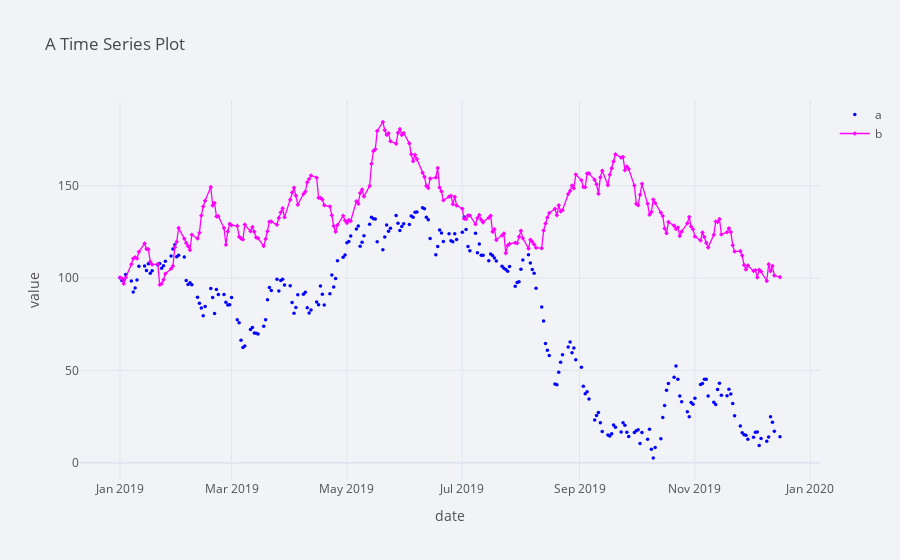

Notebook source saved alongside this figure:
### Code cell
plyo.iplot(df[['a', 'b']].iplot(asFigure=True, theme='polar', title='A Time Series Plot', xTitle='date', yTitle='value', mode={'a':'markers', 'b':'lines+markers'}, \
                                symbol={'a':'circle', 'b':'diamond'}, size=3.5, colors={'a':'blue', 'b':'magenta'}), image='png', filename='ply_02' )

### Figure 1 — Plotly figure (JSON) as saved in the notebook; plotly's stock layout.template omitted (floating-point values rounded to 4 significant figures; data arrays with more than 128 entries replaced by an {"elided": "..."} marker saying what was removed)
{"data": [{"line": {"color": "blue", "dash": "solid", "shape": "linear", "width": 1.3}, "marker": {"size": 3.5, "symbol": "circle"}, "mode": "markers", "name": "a", "text": "", "type": "scatter", "x": {"elided": "250 str values"}, "y": {"elided": "250 float values"}}, {"line": {"color": "magenta", "dash": "solid", "shape": "linear", "width": 1.3}, "marker": {"size": 3.5, "symbol": "diamond"}, "mode": "lines+markers", "name": "b", "text": "", "type": "scatter", "x": {"elided": "250 str values"}, "y": {"elided": "250 float values"}}], "layout": {"legend": {"bgcolor": "#F2F3F7", "font": {"color": "#505050"}}, "paper_bgcolor": "#F2F3F7", "plot_bgcolor": "#F2F3F7", "title": {"font": {"color": "#484848"}, "text": "A Time Series Plot"}, "xaxis": {"gridcolor": "#E1E5ED", "showgrid": true, "tickfont": {"color": "#505050"}, "title": {"font": {"color": "#505050"}, "text": "date"}, "zerolinecolor": "#E1E5ED"}, "yaxis": {"gridcolor": "#E1E5ED", "showgrid": true, "tickfont": {"color": "#505050"}, "title": {"font": {"color": "#505050"}, "text": "value"}, "zerolinecolor": "#E1E5ED"}}}
